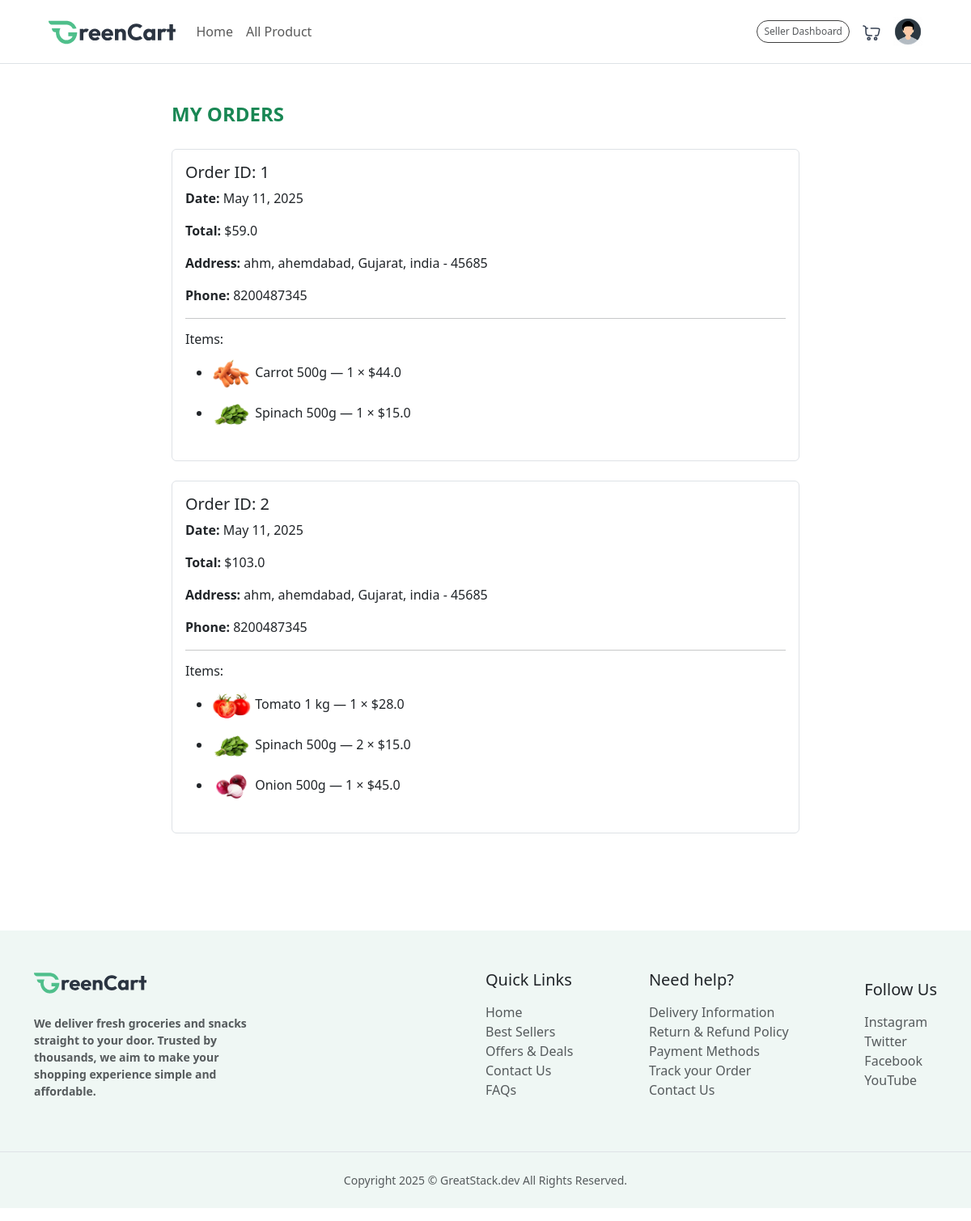
The page /my-orders/ (signed in) on the database its author committed.
### Egrossery/models.py (models this page shows, shortened)
class Order(models.Model):
    user = models.ForeignKey(User, on_delete=models.CASCADE)
    address = models.TextField()
    phone = models.CharField(max_length=15)
    date = models.DateField(auto_now_add=True)
    total_amount = models.FloatField()

class OrderItem(models.Model):
    order = models.ForeignKey(Order, related_name='items', on_delete=models.CASCADE)
    product = models.ForeignKey(Product, on_delete=models.SET_NULL, null=True)
    quantity = models.IntegerField()
    price = models.FloatField()

class Product(models.Model):
    image1 =  models.ImageField(upload_to='product_image')
    image2 =  models.ImageField(upload_to='product_image')
    image3 =  models.ImageField(upload_to='product_image')
    name = models.CharField(max_length=100)
    description = models.TextField()
    category = models.ForeignKey(category, on_delete=models.CASCADE)
    price = models.FloatField()

### Egrossery/views.py (the view)
# urls.py: path('my-orders/', views.my_orders, name='my_orders'),
@login_required
def my_orders(request):
    orders = Order.objects.filter(user=request.user).order_by('-date')
    return render(request, 'my_orders.html', {'orders': orders})

### templates/my_orders.html
{% extends "layout.html" %}
{% load static %}
{% block content %}
<main class="container py-5 col-md-8 mb-5">
    <h2 class="text-success border-2 pb-1 mb-4 fw-semibold fs-4">
        MY ORDERS
    </h2>
    {% if orders %}
    {% for order in orders %}
        <div class="border p-3 mb-4 rounded">
            <h5>Order ID: {{ order.id }}</h5>
            <p><strong>Date:</strong> {{ order.date }}</p>
            <p><strong>Total:</strong> ${{ order.total_amount }}</p>
            <p><strong>Address:</strong> {{ order.address }}</p>
            <p><strong>Phone:</strong> {{ order.phone }}</p>
            <hr>
            <h6>Items:</h6>
            <ul>
                {% for item in order.items.all %}
                <li>
                    <img src="{{ item.product.image1.url }}" width="50" height="50" alt="{{ item.product.name }}">
                    {{ item.product.name }} — {{ item.quantity }} × ${{ item.price }}
                </li>
                {% endfor %}
            </ul>
        </div>
    {% endfor %}
    {% else %}
        <p class='text-center fs-2 my-5'>You have no orders yet.</p>
    {% endif %}
</main>
{% endblock content %}

### rows shown on the page
Order: id "1", date "May 11, 2025", total_amount "59.0", address "ahm, ahemdabad, Gujarat, india - 45685", phone "8200487345"
OrderItem: product.image1 (picture), product.name "Carrot 500g", quantity "1", price "44.0"
OrderItem: product.image1 (picture), product.name "Spinach 500g", quantity "1", price "15.0"
Order: id "2", date "May 11, 2025", total_amount "103.0", address "ahm, ahemdabad, Gujarat, india - 45685", phone "8200487345"
OrderItem: product.image1 (picture), product.name "Tomato 1 kg", quantity "1", price "28.0"
OrderItem: product.image1 (picture), product.name "Spinach 500g", quantity "2", price "15.0"
OrderItem: product.image1 (picture), product.name "Onion 500g", quantity "1", price "45.0"
